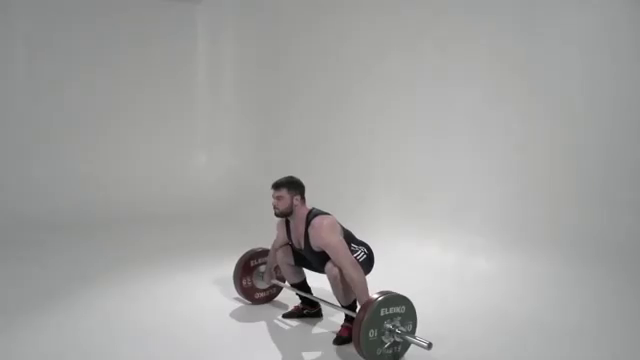
#> input picture frame 8 of SNATCH_2sec.mp4, 640 x 360 px
$ python motionDetect.py
#> lines starting #> are read from the running program, lines starting #| are printed output that depends on the picture
"""
Acknowledgements to lab solutions provided by Dr Cai, Tom (University of Sydney) utilised as a guide
"""
import numpy
import cv2
import math
import os
import sys
import warnings

warnings.filterwarnings('error', category=RuntimeWarning)
# check if directory exists for extracted motion detection fields
if not os.path.isdir(os.path.join(os.getcwd(), 'motionDetected')):
    os.mkdir("motionDetected")
else:
    print('stored motion detection will be overwritten.\n')

capture = cv2.VideoCapture('SNATCH_2sec.mp4')
if not capture.isOpened():
    print('video clip failed to open....Exiting.')
    sys.exit(1)

num_of_frames = int(capture.get(cv2.CAP_PROP_FRAME_COUNT))
frame_height = int(capture.get(cv2.CAP_PROP_FRAME_HEIGHT))
frame_width = int(capture.get(cv2.CAP_PROP_FRAME_WIDTH))
# size of grid block dimensions x and y (5x5 pixels)
block_size = 5
block_rad = int(block_size/2)
num_of_blocks = int((frame_width*frame_height)/(block_size**2))
# size of radius of search field (in blocks)(5x5 block area centred at Bi+1)
search_rad = 2
pad_size = block_size*search_rad
# threshold for highlighting a pixel in boundary with large movement
dist_thresh = 2*block_size
# threshold for conversion of binary image to be set according to video
binary_thresh = 127


def insert_padding(img):
    """
    This method was adapted from week 2 lab solution
    :param img: image to pad
    :return: paddded image
    """
    padding_3_dims = ((pad_size, pad_size), (pad_size, pad_size), (0, 0))
    # apply padding in the above dimensions with values 0
    img_padded = numpy.pad(img, padding_3_dims, 'constant', constant_values=0)
    return img_padded


def get_binary_image(image):
    """
    :param image: image to convert to binary
    :return: the image converted to inverse black and white
    """
    grey_image = image.copy()
    # e.g. [:,:,2] is all ranges in x,y dimensions and channel 2  (formula for grey scale taken from lab 3 solution)
    set_grey_img = 0.212671*grey_image[:, :, 2] + 0.715160*grey_image[:, :, 0] + 0.072169*grey_image[:, :, 1]
    # set RGB channels to grey value
    grey_image[:,:,0] = set_grey_img
    grey_image[:,:,1] = set_grey_img
    grey_image[:,:,2] = set_grey_img
    # get inverse binary image for boundary analysis
    # lab formula
    # matrix addition // (grey image (pixels < 127) = (1 or 0) + corresponding pos in new zero matrix )*(value for white)
    set_binary_image = ((grey_image < binary_thresh) + numpy.zeros(image.shape)) * 255
    # use Green channel binary values for Green screen demo video
    binary_image = set_binary_image[:, :, 1]
    cv2.imwrite('black_white.png', binary_image)
    return binary_image


def get_matching_block(frame1, frame2, center_y1, center_x1):
    """
    :param frame1: frame fi from video
    :param frame2: frame fi+1
    :param center_y1: center y coordinate of matching block
    :param center_x1: center x coordinate of matching block
    :return: center coordinates of closest matching block and the SSD to that block
    """
    # insignificant large numbers
    minSSD = 999999
    # for pythagoras to ensure closest block gets picked when equality occurs of SSD value
    min_d = 999999
    # this finds the center of the block to compare
    for factor_y in range(-search_rad, search_rad + 1):
        center_y2 = center_y1 + block_size*factor_y
        y_dist = center_y1 - abs(center_y2)
        for factor_x in range(-search_rad, search_rad + 1):
            center_x2 = center_x1 + block_size*factor_x
            x_dist = center_x1 - abs(center_x2)
            # pythagoras
            d = math.sqrt((y_dist**2 + x_dist**2))
            if d < min_d:
                min_d = d
            dist = 0
            # traversal of pixels in potential Bi+1 block
            # compare corresponding pixel positions with source block in f1 and neighbour block in f2
            y1 = center_y1 - block_rad      # start pos.
            for y2 in range(center_y2 - block_rad, (center_y2 - block_rad + block_size)):
                x1 = center_x1 - block_rad      # start pos
                for x2 in range(center_x2 - block_rad, (center_x2 - block_rad + block_size)):
                    try:
                        # displacement formula for RGB channels of each pixel in block
                        dist = dist + (frame1[y1][x1][0] - frame2[y2][x2][0]) ** 2 + (frame1[y1][x1][1] - frame2[y2][x2][1]) ** 2 + (frame1[y1][x1][2] - frame2[y2][x2][2]) ** 2
                    except RuntimeWarning:
                        pass
                    x1 += 1
                y1 += 1

            SSD = math.sqrt(dist)
            if SSD < minSSD:
                minSSD = SSD
                yf2 = center_y2
                xf2 = center_x2
            elif SSD == minSSD and d == min_d:
                yf2 = center_y2
                xf2 = center_x2
    # return centre of shortest RGB distance (smallest difference) block
    return yf2, xf2, minSSD


def check_if_boundary(image, y, x):
    """
    :param image: frame of video
    :param y: center y coordinate of area in question
    :param x: center x coordinate of area in question
    :return: Boolean (True if it is a boundary)
    """
    # define a kernel to cover grid block 5x5
    kernel = numpy.ones((block_size, block_size), numpy.uint8)
    # get component of image to compare
    image_section = image[y-block_rad:y+block_rad+1, x-block_rad:x+block_rad+1]
    test = kernel*image_section
    if not numpy.all(test) and numpy.any(test):
        return True
    else:
        return False


# iterate through frames
frame_count = 0
has_frames, frame = capture.read()
#> frame is the input picture: shape (360, 640, 3); mean B, G, R 160.1, 161.1, 161.2

while has_frames:

    frame = insert_padding(frame)
#> in insert_padding, `img_padded = numpy.pad(img, padding_3_dims, 'constant', constant_value..`:
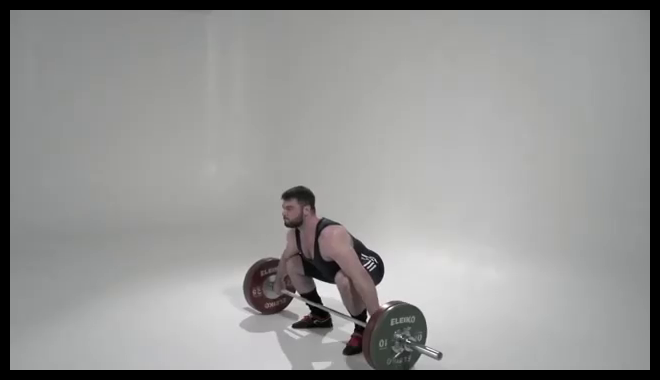
#> img_padded: shape (380, 660, 3); mean B, G, R 147.1, 148, 148.1
    # holds vectors representing distance motion from point
    # vectors represented by end points x1, y1, x1', y1'
    vectors_y = numpy.zeros((num_of_blocks, 2))
    vectors_x = numpy.zeros((num_of_blocks, 2))
    # list to hold boolean values
    boundaries = [0]*num_of_blocks

    if frame_count >= 1:
        print('processing frame %d of %d\n....' % (frame_count, num_of_frames))
        # prepare binary for edge analysis
        binary_image = get_binary_image(prev_frame)
        # starting position of y (centre first block)
        y = pad_size + block_rad
        # for each block in frame
        index = 0
        while y < (frame_height + pad_size - block_rad):
            # starting position of x
            x = pad_size + block_rad
            while x < (frame_width + pad_size - block_rad):
                y2, x2, length = get_matching_block(prev_frame, frame, y, x)
                vectors_y[index] = (y, y2)
                vectors_x[index] = (x, x2)
                if length >= dist_thresh:
                    boundaries[index] = check_if_boundary(binary_image, y, x)
                index += 1
                # jump to next block center
                x += block_size
            # jump to next block center
            y += block_size
        for vec in range(index):
            img = cv2.arrowedLine(prev_frame, (int(vectors_x[vec][0]), int(vectors_y[vec][0])), (int(vectors_x[vec][1]), int(vectors_y[vec][1])), (100, 30, 150), 1, 4, 0, 0.3)
            if boundaries[vec]:
                cv2.line(prev_frame, (int(vectors_x[vec][0]), int(vectors_y[vec][0])), (int(vectors_x[vec][0]), int(vectors_y[vec][0])), (255, 0, 0), 4, 4)
        # remove padding for codec compatibility (resolution must be supported)
        save_frame = prev_frame[pad_size:frame_height+pad_size, pad_size:frame_width+pad_size, :]
        # save frames and number files.
        cv2.imwrite('motionDetected/frame%d.tif' % frame_count, save_frame)

    prev_frame = frame.copy()
    has_frames, frame = capture.read()
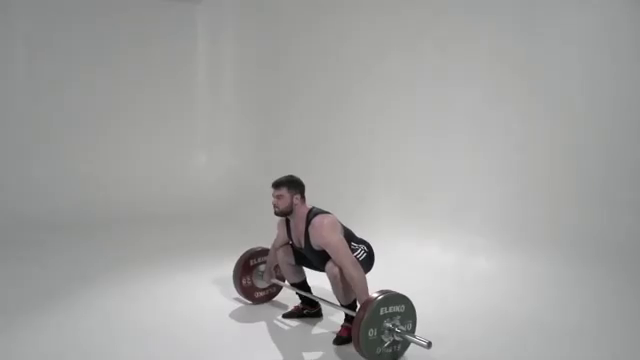
#> input picture frame 9 of SNATCH_2sec.mp4, 640 x 360 px
#> frame is the input picture: shape (360, 640, 3); mean B, G, R 160, 161.1, 161.1
#> (the run stopped early here; a loop or call above may not have finished)
